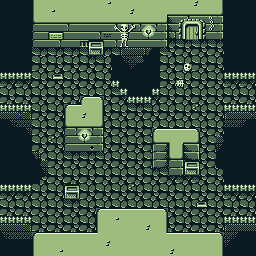

This is a level from a 2D game, rendered from its Tiled map with the project's own tilesets. A one-line summary and the complete map file follow:
An orthogonal 32x32 tile map with 8x8 px tiles, 1 tile layer (Tile Layer 1).

<map version="1.10" tiledversion="1.11.0" orientation="orthogonal" renderorder="right-down" width="32" height="32" tilewidth="8" tileheight="8" infinite="0" nextlayerid="2" nextobjectid="1">
 <tileset firstgid="1" source="DungeonTileset.tsx" />
 <layer id="1" name="Tile Layer 1" width="32" height="32">
  <data encoding="csv">
177,177,177,177,186,129,129,129,129,129,129,129,129,260,129,129,129,129,129,129,129,129,129,129,130,129,129,185,177,177,177,177,
177,177,177,177,186,129,260,129,129,129,129,129,129,129,129,129,130,129,129,129,182,180,180,180,180,180,180,183,177,177,177,177,
177,177,177,177,178,179,179,179,179,179,179,179,179,179,179,179,179,179,179,179,198,131,135,136,137,138,190,214,177,177,177,177,
177,177,177,177,229,148,148,148,164,148,148,148,148,148,132,133,134,145,146,147,214,131,151,152,153,154,206,214,177,177,177,177,
177,177,177,177,229,148,143,144,148,148,148,148,164,189,148,149,150,161,162,163,214,215,167,168,169,170,148,214,177,177,177,177,
177,177,177,177,229,148,148,164,148,148,222,159,160,148,164,165,148,148,148,148,214,264,263,264,263,264,263,264,177,177,177,177,
177,177,177,177,263,264,263,264,263,264,263,175,176,264,263,233,265,265,251,177,263,246,245,246,245,246,245,246,177,177,177,177,
177,177,177,177,261,262,261,262,261,262,261,264,263,262,177,232,250,235,177,177,261,262,261,262,261,262,261,262,177,177,177,177,
177,177,177,177,245,246,245,246,245,246,245,246,245,246,177,177,267,177,177,177,245,246,245,219,245,246,245,246,177,177,177,177,
142,142,142,142,261,262,173,174,261,262,261,262,261,262,177,177,177,177,177,177,261,262,261,262,261,262,261,262,142,142,142,142,
247,248,247,248,245,246,245,246,245,246,245,246,245,246,142,177,177,177,177,177,245,246,218,246,245,246,245,246,247,248,247,248,
261,262,261,262,261,262,261,262,261,262,261,262,261,262,263,142,177,177,177,142,261,262,261,262,261,262,261,262,261,262,261,262,
245,246,245,246,245,246,245,246,245,246,205,204,203,246,245,248,142,142,142,248,245,246,245,246,245,246,245,246,245,246,245,246,
142,142,142,142,261,262,261,262,205,204,187,129,185,262,261,262,263,264,263,262,261,262,261,262,220,262,261,262,142,142,142,142,
265,265,234,231,245,246,245,246,186,129,130,129,185,246,245,246,245,246,245,246,245,246,245,246,245,246,245,246,233,265,265,234,
177,232,250,250,261,262,261,262,178,180,180,180,183,262,261,262,261,262,261,262,261,262,261,262,261,262,261,262,250,250,266,177,
177,177,177,232,245,246,245,246,229,145,146,147,214,246,245,246,245,246,245,205,204,204,204,204,203,246,245,246,177,177,177,177,
177,177,177,177,261,262,220,262,229,161,162,163,214,262,261,262,261,262,261,178,179,202,182,179,183,262,261,235,177,177,177,177,
177,177,177,177,245,246,245,246,229,148,148,139,214,246,245,246,245,246,245,194,196,186,185,131,184,246,245,266,177,177,177,177,
177,177,177,177,209,262,261,262,263,264,263,264,263,262,261,262,261,262,261,194,196,178,183,131,184,262,261,177,177,177,177,177,
177,177,177,177,177,228,245,246,245,246,245,246,245,246,245,246,245,246,245,194,196,229,214,159,160,246,245,177,177,177,177,177,
177,177,177,177,177,232,261,262,261,262,261,262,261,262,261,262,261,262,261,264,263,229,214,175,176,262,261,262,177,177,177,177,
177,177,177,177,177,246,245,246,245,246,245,246,245,246,245,246,245,246,245,246,245,248,247,248,247,246,245,246,177,177,177,177,
142,142,142,142,261,262,261,262,159,160,261,262,261,262,261,262,220,262,261,262,261,262,261,262,261,262,261,262,142,142,142,142,
247,248,247,248,245,246,245,246,175,176,245,246,245,246,245,246,245,246,245,246,245,246,245,246,245,246,245,246,247,248,247,248,
261,262,261,262,261,262,261,262,263,264,261,262,261,262,261,262,261,262,261,262,261,262,261,262,173,174,261,262,261,262,261,262,
245,246,245,246,245,246,245,246,245,246,245,246,205,204,204,204,204,204,204,204,203,246,245,246,245,246,245,246,245,246,245,246,
142,142,142,142,261,262,261,262,261,262,261,262,186,129,260,129,129,129,129,129,185,262,261,262,261,262,261,262,142,142,142,142,
265,265,265,231,245,246,245,246,245,246,245,246,186,129,129,129,129,129,130,129,185,246,245,246,245,246,245,246,233,265,265,265,
232,250,250,250,205,204,204,204,204,204,204,204,187,129,129,129,129,129,129,129,188,204,204,204,204,204,204,203,250,266,177,177,
177,177,177,177,186,129,129,129,129,129,129,129,129,130,129,129,129,129,129,129,129,129,129,129,129,129,129,185,266,177,177,177,
177,177,177,177,186,129,129,260,129,129,129,129,129,129,129,129,129,129,129,129,129,130,129,129,129,129,129,185,177,177,177,177
</data>
 </layer>
</map>